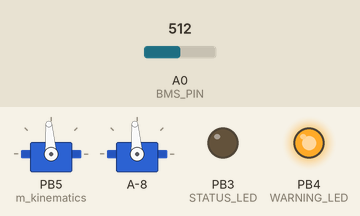
A sketch run on a simulated ATtiny85, built for the host (arithmetic inside an expression is 32-bit, double 64-bit). Shown: 2 × servo, output pins drawn as LEDs (lit = HIGH). Inputs (shaded band) come from the test bench; at power-on: A0 (BMS_PIN) = 512. An integer division by zero does not stop the program and gives all ones (-1); what the sketch prints to the serial monitor is not drawn.

Above: at 1.2 s.
1.3 s: A0 (BMS_PIN) set to 749
2.8 s: A0 (BMS_PIN) set to 773
At 4.0 s:
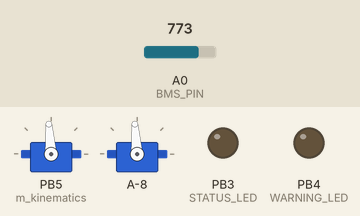
4.3 s: A0 (BMS_PIN) set to 862
5.8 s: A0 (BMS_PIN) set to 882
At 6.3 s:
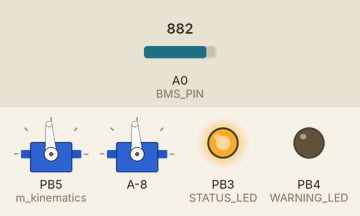
7.3 s: A0 (BMS_PIN) set to 716
At 8.5 s:
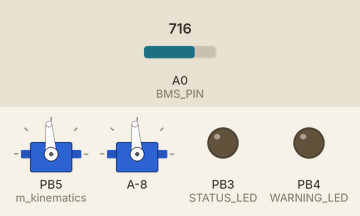
8.8 s: A0 (BMS_PIN) set to 900
At 9.8 s:
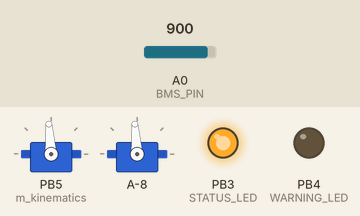
Timing chart, 0 to 11.3 s (numbered marks = the images above; inputs shaded):
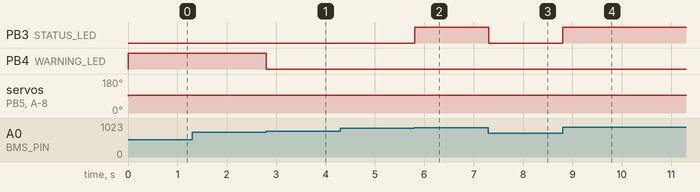

The sketch:

recieverTest.ino
```cpp
// Don't touch these
#define C1MIN 1100
#define C1MAX 1984
#define C2MIN 1088
#define C2MAX 1968
#define C3MIN 1092
#define C3MAX 1964
#define C4MIN 1100
#define C4MAX 1988

#define REMOTEMAXVAL 1050*2
#define MAXVAL 1000*2

#define BMS_PIN A0
#define STATUS_LED 3
#define WARNING_LED 4

// If the escs still brown out try raising the backoff voltage or changing the increment
#define THROTTLE_INCREMENT 0.1
#define BACKOFF_VOLTAGE_LOW 3.5
#define BACKOFF_VOLTAGE_HIGH 3.7


#include "kinematics.h"
#include "vref.h"

byte last_channel_1, last_channel_2, last_channel_3, last_channel_4;
unsigned long timer_channel_1, timer_channel_2, timer_channel_3, timer_channel_4, esc_timer, esc_loop_timer;
unsigned long timer_1, timer_2, timer_3, timer_4, current_time;

// 1 (RSH, pin8), 2 (RSV, pin9) , 3 (LSV pin10) , 4 (LSH, pin11)
volatile int receiver_input[4];
bool brownout;
double throttle_multiplier;

// first two arguments range of inputs, last value defines "ratio"
// of output when powering two motors vs 1
// (It's not really a ratio just twiddle the last number till it
// doesn't brownout at full speed or smth)
Kinematics m_kinematics(0,MAXVAL,1.5);

void setup() {
  throttle_multiplier = 1;
  PCICR  |= (1 << PCIE0);
  PCMSK0 |= (1 << PCINT0);
  PCMSK0 |= (1 << PCINT1);
  PCMSK0 |= (1 << PCINT2);
  PCMSK0 |= (1 << PCINT3);
//  PCMSK0 |= (1 << PCINT4);
  Serial.begin(115200);
  pinMode(BMS_PIN, INPUT);
  pinMode(STATUS_LED, OUTPUT);
  pinMode(WARNING_LED, OUTPUT);
  m_kinematics.attach(5,6);
  brownout = false;

}

ISR(PCINT0_vect){
  current_time = micros();
  //Channel 1
  if(PINB & B00000001){
    if(last_channel_1 == 0){
      last_channel_1 = 1;
      timer_1 = current_time;
    }
  }
  else if(last_channel_1 == 1){
    last_channel_1 = 0;
    receiver_input[0] = map(current_time - timer_1,C1MIN,C1MAX,0,REMOTEMAXVAL);
    receiver_input[0] = constrain(receiver_input[0],0,MAXVAL);
  }
  //Channel 2
  if(PINB & B00000010 ){
    if(last_channel_2 == 0){
      last_channel_2 = 1;
      timer_2 = current_time;
    }
  }
  else if(last_channel_2 == 1){
    last_channel_2 = 0;
    receiver_input[1] = map(current_time - timer_2,C2MIN,C2MAX,0,REMOTEMAXVAL);
    receiver_input[1] = constrain(receiver_input[1],0,MAXVAL);
  }
  //Channel 3
  if(PINB & B00000100 ){
    if(last_channel_3 == 0){
      last_channel_3 = 1;
      timer_3 = current_time;
    }
  }
  else if(last_channel_3 == 1){
    last_channel_3 = 0;
    receiver_input[2] = map(current_time - timer_3,C3MIN,C3MAX,0,REMOTEMAXVAL);
    receiver_input[2] = constrain(receiver_input[2],0,MAXVAL);

  }
  //Channel 4
  if(PINB & B00001000 ){
    if(last_channel_4 == 0){
      last_channel_4 = 1;
      timer_4 = current_time;
    }
  }
  else if(last_channel_4 == 1){
    last_channel_4 = 0;
    receiver_input[3] = map(current_time - timer_4,C4MIN,C4MAX,0,REMOTEMAXVAL);
    receiver_input[3] = constrain(receiver_input[3],0,MAXVAL);
  }

//  if(PINB & B00010000 ){
//    throttle_multiplier -= THROTTLE_INCREMENT*4;
//  } else {
//    throttle_multiplier += THROTTLE_INCREMENT;
//  }
//  throttle_multiplier = constrain(throttle_multiplier, 0, 1);
}

void print_signals(){
//  Serial.print("C 1:");
//  Serial.print(receiver_input[0]);
//  Serial.print(" C 2:");
//  Serial.print(receiver_input[1]);
//  Serial.print(" C 3:");
//  Serial.print(receiver_input[2]);
//  Serial.print(" C 4:");
//  Serial.print(receiver_input[3]);
  Serial.print(" t_m: ");
  Serial.print(throttle_multiplier);
  Serial.print(" V: ");
  Serial.print(betterAnalogRead(BMS_PIN));
  Serial.print(" b: ");
  Serial.print(brownout);
  Serial.println();
}

float betterAnalogRead(int pin){
  int in0 = analogRead(pin);
  float val0 = in0 * 5.0 / 1024.0;

  // read correct supply voltage

  float supply = readVcc() / 1000.0;
  float val0Corrected = supply / 5 * val0;
  return val0Corrected;
}

void checkVoltage(){
  float batteryPack = betterAnalogRead(BMS_PIN);
  int brightness = constrain(map(batteryPack*1000,BACKOFF_VOLTAGE_LOW*1000,5*1000,0,255),0,255);
  analogWrite(STATUS_LED,brightness);

  if(!brownout && batteryPack < BACKOFF_VOLTAGE_LOW){
    digitalWrite(WARNING_LED,HIGH);
    brownout = true;
  } else if(brownout && batteryPack > BACKOFF_VOLTAGE_HIGH){
    digitalWrite(WARNING_LED,LOW);
    brownout = false;
  }

  if(brownout){
    throttle_multiplier = constrain(throttle_multiplier - THROTTLE_INCREMENT*2,0,1);
  } else {
    throttle_multiplier = constrain(throttle_multiplier + THROTTLE_INCREMENT,0,1);
    }
}

void loop() {
  // put your main code here, to run repeatedly:
//  delay(250);
  print_signals();
  checkVoltage();
  m_kinematics.updateState(receiver_input[0], receiver_input[1], throttle_multiplier*receiver_input[2]);
//  m_kinematics.printState();
}
```

kinematics.cpp
```cpp
#include "kinematics.h"

Kinematics::Kinematics(int min, int max, double ratio) :
m_min(min), m_max(max), m_ratio(ratio)
{
  m_mid = (min + max)/2;
  m_mot[0] = 0;
  m_mot_curr[0];
  m_boost = m_max/m_ratio;
//  m_mot0.attach(mot0pin);
}

void Kinematics::attach(int mot0, int mot1){
  m_mot0.attach(mot0);
  m_mot1.attach(mot1);
}

void Kinematics::updateState(int x, int y, int thrust)
{
  double theta, mult;

  m_thrust = thrust;
  m_x = x - m_mid;
  m_y = y - m_mid;
  m_x = abs(m_x) < 100 ? 0 : m_x;
  m_y = abs(m_y) < 100 ? 0 : m_y;

  theta = (abs(m_x) < 100 && abs(m_y) < 100)? 0 : abs(atan(m_y/(double)m_x));
  mult = map(sin(2*theta)*1000.0,0,1000,1000,1/m_ratio*1000)/1000.0;
//  Serial.println(mult);
  m_mot[0] = mult*(m_y + m_x);
  m_mot[1] = mult*(m_y - m_x);

//  constrain(map(m_x - m_y,-500,500,160,30),33,155);
//  Serial.println(m_mot[0]);
//  constrain(map(m_x + m_y,-500,500,160,30),33,155); // Flip motor wires i guess

  updateMot();
//  m_mot0.write(map(m_mot[0],-1666,1666,33,155));
//  m_mot1.write(map(m_mot[1],-1666,1666,33,155));
}

void Kinematics::updateMot()
{
  int mot0, mot1;
  int diff0 = abs(m_mot[0] - m_mot_curr[0]);
  int diff1 = abs(m_mot[1] - m_mot_curr[1]);

  double approach0 = constrain(abs(m_boost/diff0), MIN_APPROACH_RATE,1000);
  double approach1 = constrain(abs(m_boost/diff1), MIN_APPROACH_RATE,1000);
//  Serial.println(approach0);

  if(abs(m_mot[0] - m_mot_curr[0]) < approach0){
    m_mot_curr[0] = m_mot[0];
  } else if(m_mot[0] > m_mot_curr[0] && m_mot_curr[0] >= 0){
    m_mot_curr[0] += approach0;
  } else if(m_mot[0] > m_mot_curr[0] && m_mot_curr[0] < 0){
    m_mot_curr[0] = m_mot[0];
  } else if(m_mot[0] < m_mot_curr[0] && m_mot_curr[0] <= 0){
    m_mot_curr[0] -= approach0;
  } else {
    m_mot_curr[0] = m_mot[0];
  }

  if(abs(m_mot[1] - m_mot_curr[1]) < approach1){
    m_mot_curr[1] = m_mot[1];
  } else if(m_mot[1] > m_mot_curr[1] && m_mot_curr[1] >= 0){
    m_mot_curr[1] += approach1;
  } else if(m_mot[1] > m_mot_curr[1] && m_mot_curr[1] < 0){
    m_mot_curr[1] = m_mot[1];
  } else if(m_mot[1] < m_mot_curr[1] && m_mot_curr[1] <= 0){
    m_mot_curr[1] -= approach1;
  } else {
    m_mot_curr[1] = m_mot[1];
  }
  double mult = m_thrust/(double)m_max;

  m_mot0.write(map(m_mot_curr[0]*mult,-m_boost,m_boost,33,155));
  m_mot1.write(map(m_mot_curr[1]*mult,-m_boost,m_boost,33,155));
  Serial.print(m_mot[0]);
  Serial.print("\t");
  Serial.print(m_mot_curr[0]);
  Serial.print("\t");
  Serial.print(approach0);
  Serial.println();
}

void Kinematics::printState(){
  Serial.print("x: ");
  Serial.print(m_x);
  Serial.print(" y: ");
  Serial.print(m_y);
  Serial.print(" mot0: ");
  Serial.print(m_mot[0]);
  Serial.print(" mot1: ");
  Serial.print(m_mot[1]);
  Serial.print(" cmot0: ");
  Serial.print(m_mot_curr[0]);
  Serial.print(" cmot1: ");
  Serial.print(m_mot_curr[1]);

  Serial.println();
}
```

kinematics.h
```cpp
#ifndef KINEMATICS_H
#define KINEMATICS_H

// I don't think these are used right now
//#define MOTOR_MAX_VAL 1000
//#define TOTAL_MAX_VAL 1600
//#define MAX_ACCEL 1


#define MIN_APPROACH_RATE 50 //Lower this to 1 or 0 if the escs brown out

#include <Servo.h>
#include <math.h>
#include <Arduino.h>

class Kinematics
{
  public:

    Kinematics(int min, int max, double ratio);

    void updateState(int x, int y, int thrust);

    void printState();

    void attach(int mot0, int mot1);

//    updateVec(double r,double theta);
  private:

    int m_x,m_y,m_thrust;
    double m_ratio;
    int m_boost;
    int m_min,m_max,m_mid;
    int m_mot_curr[2];
    int m_mot[2];
    Servo m_mot0,m_mot1;

    void Kinematics::updateMot();


};
#endif //KINEMATICS_H
```

vref.cpp
```cpp
#include "vref.h"
#include <SPI.h>
#include <stdlib.h>

long readVcc() {
  long result;
  // Read 1.1V reference against AVcc
#if defined(__AVR_ATmega32U4__) || defined(__AVR_ATmega1280__) || defined(__AVR_ATmega2560__)
  ADMUX = _BV(REFS0) | _BV(MUX4) | _BV(MUX3) | _BV(MUX2) | _BV(MUX1);
#elif defined (__AVR_ATtiny24__) || defined(__AVR_ATtiny44__) || defined(__AVR_ATtiny84__)
  ADMUX = _BV(MUX5) | _BV(MUX0);
#elif defined (__AVR_ATtiny25__) || defined(__AVR_ATtiny45__) || defined(__AVR_ATtiny85__)
  ADMUX = _BV(MUX3) | _BV(MUX2);
#else
  ADMUX = _BV(REFS0) | _BV(MUX3) | _BV(MUX2) | _BV(MUX1);
#endif
  delay(2); // Wait for Vref to settle
  ADCSRA |= _BV(ADSC); // Convert
  while (bit_is_set(ADCSRA, ADSC));
  result = ADCL;
  result |= ADCH << 8;
  result = 1126400L / result; // Calculate Vcc (in mV); 1126400 = 1.1*1024*1000
  return result;
}
```

vref.h
```cpp
#ifndef VREF_H
#define VREF_H

long readVcc();

#endif VREF_H
```

Measured:
- the behaviour switches between 756 and 757 on A0 (BMS_PIN) (found by bisection; images 0 and 1)
- the behaviour switches between 869 and 870 on A0 (BMS_PIN) (found by bisection; images 1 and 2)
- after the input at 2.8 s, PB4 (WARNING_LED): HIGH → LOW at once
- after the input at 5.8 s, PB3 (STATUS_LED): LOW → HIGH at once
- after the input at 7.3 s, PB3 (STATUS_LED): HIGH → LOW at once
- after the input at 8.8 s, PB3 (STATUS_LED): LOW → HIGH at once
